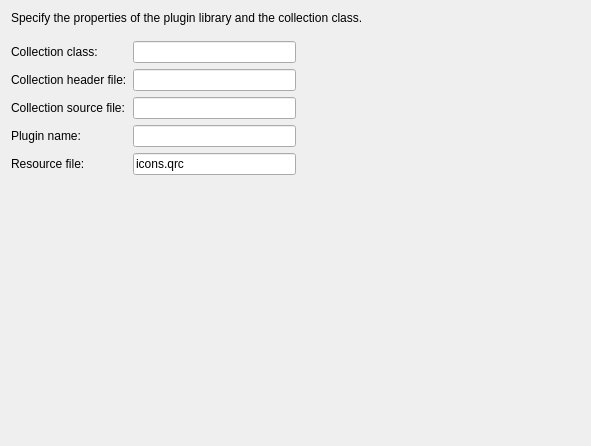
<?xml version="1.0" encoding="UTF-8"?>
<ui version="4.0">
 <class>Qt4ProjectManager::Internal::CustomWidgetPluginWizardPage</class>
 <widget class="QWizardPage" name="Qt4ProjectManager::Internal::CustomWidgetPluginWizardPage">
  <property name="geometry">
   <rect>
    <x>0</x>
    <y>0</y>
    <width>591</width>
    <height>446</height>
   </rect>
  </property>
  <property name="windowTitle">
   <string>WizardPage</string>
  </property>
  <property name="title">
   <string>Plugin and Collection Class Information</string>
  </property>
  <layout class="QVBoxLayout" name="verticalLayout">
   <item>
    <widget class="QLabel" name="subTitleLabel">
     <property name="text">
      <string>Specify the properties of the plugin library and the collection class.</string>
     </property>
    </widget>
   </item>
   <item>
    <spacer name="subTitleSpacer">
     <property name="orientation">
      <enum>Qt::Vertical</enum>
     </property>
     <property name="sizeType">
      <enum>QSizePolicy::Fixed</enum>
     </property>
     <property name="sizeHint" stdset="0">
      <size>
       <width>0</width>
       <height>10</height>
      </size>
     </property>
    </spacer>
   </item>
   <item>
    <layout class="QHBoxLayout" name="horizontalLayout">
     <item>
      <layout class="QFormLayout" name="formLayout">
       <property name="fieldGrowthPolicy">
        <enum>QFormLayout::AllNonFixedFieldsGrow</enum>
       </property>
       <item row="0" column="0">
        <widget class="QLabel" name="collectionClassLabel">
         <property name="text">
          <string>Collection class:</string>
         </property>
         <property name="buddy">
          <cstring>collectionClassEdit</cstring>
         </property>
        </widget>
       </item>
       <item row="0" column="1">
        <widget class="QLineEdit" name="collectionClassEdit">
         <property name="text">
          <string/>
         </property>
        </widget>
       </item>
       <item row="1" column="0">
        <widget class="QLabel" name="collectionHeaderLabel">
         <property name="text">
          <string>Collection header file:</string>
         </property>
         <property name="buddy">
          <cstring>collectionHeaderEdit</cstring>
         </property>
        </widget>
       </item>
       <item row="1" column="1">
        <widget class="QLineEdit" name="collectionHeaderEdit"/>
       </item>
       <item row="2" column="0">
        <widget class="QLabel" name="collectionSourceLabel">
         <property name="text">
          <string>Collection source file:</string>
         </property>
         <property name="buddy">
          <cstring>collectionSourceEdit</cstring>
         </property>
        </widget>
       </item>
       <item row="2" column="1">
        <widget class="QLineEdit" name="collectionSourceEdit"/>
       </item>
       <item row="3" column="0">
        <widget class="QLabel" name="pluginNameLabel">
         <property name="text">
          <string>Plugin name:</string>
         </property>
         <property name="buddy">
          <cstring>pluginNameEdit</cstring>
         </property>
        </widget>
       </item>
       <item row="3" column="1">
        <widget class="QLineEdit" name="pluginNameEdit"/>
       </item>
       <item row="4" column="0">
        <widget class="QLabel" name="resourceFileLabel">
         <property name="text">
          <string>Resource file:</string>
         </property>
         <property name="buddy">
          <cstring>resourceFileEdit</cstring>
         </property>
        </widget>
       </item>
       <item row="4" column="1">
        <widget class="QLineEdit" name="resourceFileEdit">
         <property name="text">
          <string>icons.qrc</string>
         </property>
        </widget>
       </item>
      </layout>
     </item>
     <item>
      <spacer name="horizontalSpacer">
       <property name="orientation">
        <enum>Qt::Horizontal</enum>
       </property>
       <property name="sizeHint" stdset="0">
        <size>
         <width>40</width>
         <height>20</height>
        </size>
       </property>
      </spacer>
     </item>
    </layout>
   </item>
   <item>
    <spacer name="verticalSpacer">
     <property name="orientation">
      <enum>Qt::Vertical</enum>
     </property>
     <property name="sizeHint" stdset="0">
      <size>
       <width>20</width>
       <height>40</height>
      </size>
     </property>
    </spacer>
   </item>
  </layout>
 </widget>
 <resources/>
 <connections/>
</ui>
